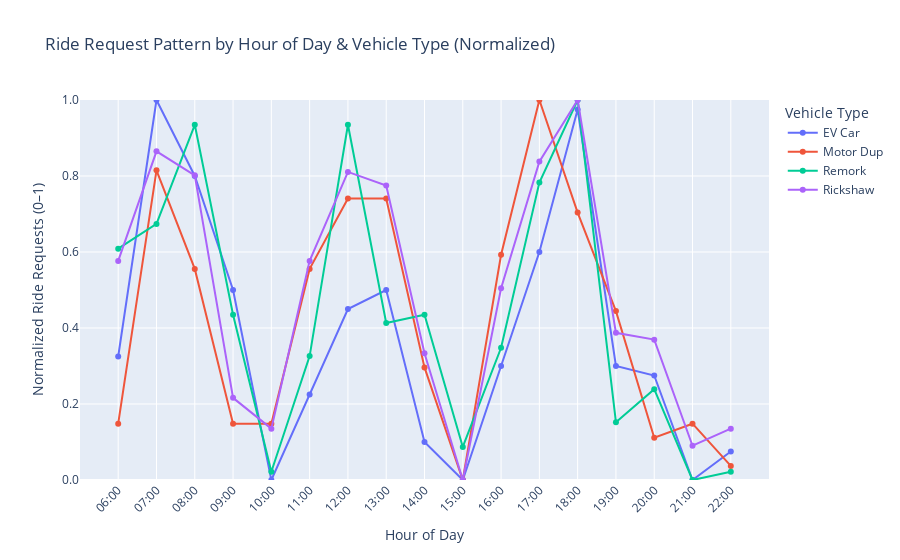

Notebook code cell kept with this figure:
### Code cell
# Line Series of Ride Requests by Hour of Day & Vehicle Type — Normalized (Plotly)
import plotly.graph_objects as go

# Extract hour from request_time and filter 6:00 - 23:00
data_line_norm = data.copy()
data_line_norm['hour'] = pd.to_datetime(data_line_norm['request_time']).dt.hour
data_line_norm = data_line_norm[data_line_norm['hour'] >= 6]

# Group by hour AND vehicle type
trip_norm = data_line_norm.groupby(['hour', 'vehicle_type'])['trip_id'].count().reset_index()
trip_norm.columns = ['hour', 'vehicle_type', 'count']

# Normalize each vehicle type to 0–1
trip_norm['count_norm'] = trip_norm.groupby('vehicle_type')['count'].transform(
    lambda x: (x - x.min()) / (x.max() - x.min())
)

fig = go.Figure()

for vehicle in trip_norm['vehicle_type'].unique():
    df_v = trip_norm[trip_norm['vehicle_type'] == vehicle]

    fig.add_trace(go.Scatter(
        x       = [f"{h:02d}:00" for h in df_v['hour']],
        y       = df_v['count_norm'],
        mode    = 'lines+markers',
        marker  = dict(size=6),
        line    = dict(width=2),
        name    = vehicle,
    ))

fig.update_layout(
    title  = 'Ride Request Pattern by Hour of Day & Vehicle Type (Normalized)',
    xaxis  = dict(
        title     = 'Hour of Day',
        tickangle = -45,
    ),
    yaxis  = dict(
        title      = 'Normalized Ride Requests (0–1)',
        range      = [0, 1],
        tickformat = '.1f',
    ),
    legend = dict(title = 'Vehicle Type'),
)

fig.show()

pio.write_html(fig, file='normalized_time_series.html', auto_open=False)

### Figure 1 — Plotly figure (JSON) as saved in the notebook; plotly's stock layout.template omitted (floating-point values rounded to 4 significant figures)
{"data": [{"line": {"width": 2}, "marker": {"size": 6}, "mode": "lines+markers", "name": "EV Car", "type": "scatter", "x": ["06:00", "07:00", "08:00", "09:00", "10:00", "11:00", "12:00", "13:00", "14:00", "15:00", "16:00", "17:00", "18:00", "19:00", "20:00", "21:00", "22:00"], "y": [0.325, 1.0, 0.8, 0.5, 0.0, 0.225, 0.45, 0.5, 0.1, 0.0, 0.3, 0.6, 0.975, 0.3, 0.275, 0.0, 0.075]}, {"line": {"width": 2}, "marker": {"size": 6}, "mode": "lines+markers", "name": "Motor Dup", "type": "scatter", "x": ["06:00", "07:00", "08:00", "09:00", "10:00", "11:00", "12:00", "13:00", "14:00", "15:00", "16:00", "17:00", "18:00", "19:00", "20:00", "21:00", "22:00"], "y": [0.1481, 0.8148, 0.5556, 0.1481, 0.1481, 0.5556, 0.7407, 0.7407, 0.2963, 0.0, 0.5926, 1.0, 0.7037, 0.4444, 0.1111, 0.1481, 0.03704]}, {"line": {"width": 2}, "marker": {"size": 6}, "mode": "lines+markers", "name": "Remork", "type": "scatter", "x": ["06:00", "07:00", "08:00", "09:00", "10:00", "11:00", "12:00", "13:00", "14:00", "15:00", "16:00", "17:00", "18:00", "19:00", "20:00", "21:00", "22:00"], "y": [0.6087, 0.6739, 0.9348, 0.4348, 0.02174, 0.3261, 0.9348, 0.413, 0.4348, 0.08696, 0.3478, 0.7826, 1.0, 0.1522, 0.2391, 0.0, 0.02174]}, {"line": {"width": 2}, "marker": {"size": 6}, "mode": "lines+markers", "name": "Rickshaw", "type": "scatter", "x": ["06:00", "07:00", "08:00", "09:00", "10:00", "11:00", "12:00", "13:00", "14:00", "15:00", "16:00", "17:00", "18:00", "19:00", "20:00", "21:00", "22:00"], "y": [0.5766, 0.8649, 0.8018, 0.2162, 0.1351, 0.5766, 0.8108, 0.7748, 0.3333, 0.0, 0.5045, 0.8378, 1.0, 0.3874, 0.3694, 0.09009, 0.1351]}], "layout": {"legend": {"title": {"text": "Vehicle Type"}}, "title": {"text": "Ride Request Pattern by Hour of Day & Vehicle Type (Normalized)"}, "xaxis": {"tickangle": -45, "title": {"text": "Hour of Day"}}, "yaxis": {"range": [0, 1], "tickformat": ".1f", "title": {"text": "Normalized Ride Requests (0–1)"}}}}
